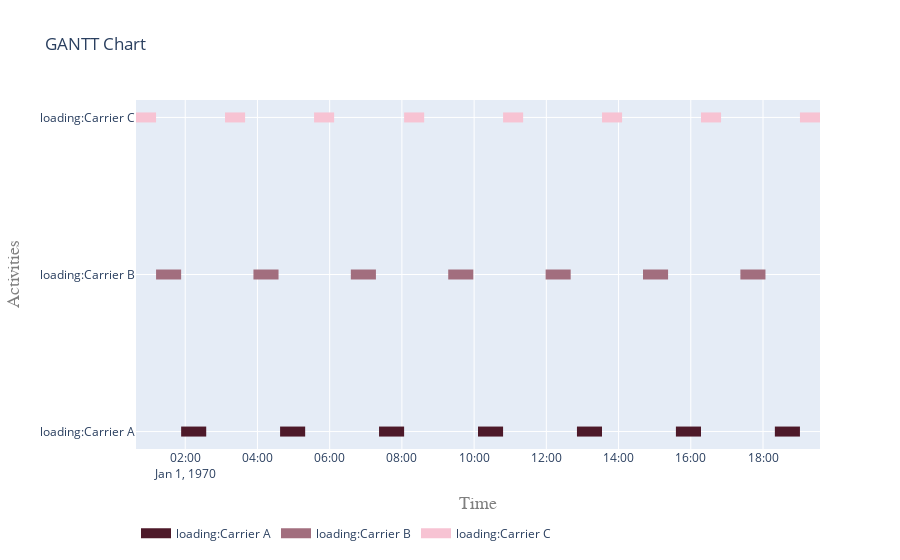

This figure's notebook cell:
### Markdown cell above
Plot only activities whose namespace (first letters) matches load*

### Code cell
flat = pd.DataFrame(flatten(activities))
loading = list(flat[flat['ActivityName'].str.startswith('loading')]['activity'].values)
fig = get_gantt_chart(loading)

### Figure 1 — Plotly figure (JSON) as saved in the notebook; plotly's stock layout.template omitted (floating-point values rounded to 4 significant figures)
{"data": [{"connectgaps": false, "hoverinfo": "y+name", "line": {"color": "rgb(77,25,41)", "width": 10}, "mode": "lines", "name": "loading:Carrier A", "type": "scatter", "x": ["1970-01-01T01:53:12", "1970-01-01T01:53:12", "1970-01-01T02:34:52", "1970-01-01T02:34:52", "1970-01-01T02:34:52", "1970-01-01T04:37:37", "1970-01-01T04:37:37", "1970-01-01T05:19:17", "1970-01-01T05:19:17", "1970-01-01T05:19:17", "1970-01-01T07:22:02", "1970-01-01T07:22:02", "1970-01-01T08:03:42", "1970-01-01T08:03:42", "1970-01-01T08:03:42", "1970-01-01T10:06:27", "1970-01-01T10:06:27", "1970-01-01T10:48:07", "1970-01-01T10:48:07", "1970-01-01T10:48:07", "1970-01-01T12:50:52", "1970-01-01T12:50:52", "1970-01-01T13:32:32", "1970-01-01T13:32:32", "1970-01-01T13:32:32", "1970-01-01T15:35:17", "1970-01-01T15:35:17", "1970-01-01T16:16:57", "1970-01-01T16:16:57", "1970-01-01T16:16:57", "1970-01-01T18:19:42", "1970-01-01T18:19:42", "1970-01-01T19:01:22", "1970-01-01T19:01:22", "1970-01-01T19:01:22"], "y": ["loading:Carrier A", "loading:Carrier A", "loading:Carrier A", "loading:Carrier A", null, "loading:Carrier A", "loading:Carrier A", "loading:Carrier A", "loading:Carrier A", null, "loading:Carrier A", "loading:Carrier A", "loading:Carrier A", "loading:Carrier A", null, "loading:Carrier A", "loading:Carrier A", "loading:Carrier A", "loading:Carrier A", null, "loading:Carrier A", "loading:Carrier A", "loading:Carrier A", "loading:Carrier A", null, "loading:Carrier A", "loading:Carrier A", "loading:Carrier A", "loading:Carrier A", null, "loading:Carrier A", "loading:Carrier A", "loading:Carrier A", "loading:Carrier A", null]}, {"connectgaps": false, "hoverinfo": "y+name", "line": {"color": "rgb(162,110,126)", "width": 10}, "mode": "lines", "name": "loading:Carrier B", "type": "scatter", "x": ["1970-01-01T01:11:32", "1970-01-01T01:11:32", "1970-01-01T01:53:12", "1970-01-01T01:53:12", "1970-01-01T01:53:12", "1970-01-01T03:53:21", "1970-01-01T03:53:21", "1970-01-01T04:35:01", "1970-01-01T04:35:01", "1970-01-01T04:35:01", "1970-01-01T06:35:10", "1970-01-01T06:35:10", "1970-01-01T07:16:50", "1970-01-01T07:16:50", "1970-01-01T07:16:50", "1970-01-01T09:16:59", "1970-01-01T09:16:59", "1970-01-01T09:58:39", "1970-01-01T09:58:39", "1970-01-01T09:58:39", "1970-01-01T11:58:48", "1970-01-01T11:58:48", "1970-01-01T12:40:28", "1970-01-01T12:40:28", "1970-01-01T12:40:28", "1970-01-01T14:40:37", "1970-01-01T14:40:37", "1970-01-01T15:22:17", "1970-01-01T15:22:17", "1970-01-01T15:22:17", "1970-01-01T17:22:26", "1970-01-01T17:22:26", "1970-01-01T18:04:06", "1970-01-01T18:04:06", "1970-01-01T18:04:06"], "y": ["loading:Carrier B", "loading:Carrier B", "loading:Carrier B", "loading:Carrier B", null, "loading:Carrier B", "loading:Carrier B", "loading:Carrier B", "loading:Carrier B", null, "loading:Carrier B", "loading:Carrier B", "loading:Carrier B", "loading:Carrier B", null, "loading:Carrier B", "loading:Carrier B", "loading:Carrier B", "loading:Carrier B", null, "loading:Carrier B", "loading:Carrier B", "loading:Carrier B", "loading:Carrier B", null, "loading:Carrier B", "loading:Carrier B", "loading:Carrier B", "loading:Carrier B", null, "loading:Carrier B", "loading:Carrier B", "loading:Carrier B", "loading:Carrier B", null]}, {"connectgaps": false, "hoverinfo": "y+name", "line": {"color": "rgb(247,195,211)", "width": 10}, "mode": "lines", "name": "loading:Carrier C", "type": "scatter", "x": ["1970-01-01T00:38:12", "1970-01-01T00:38:12", "1970-01-01T01:11:32", "1970-01-01T01:11:32", "1970-01-01T01:11:32", "1970-01-01T03:06:08", "1970-01-01T03:06:08", "1970-01-01T03:39:28", "1970-01-01T03:39:28", "1970-01-01T03:39:28", "1970-01-01T05:34:04", "1970-01-01T05:34:04", "1970-01-01T06:07:24", "1970-01-01T06:07:24", "1970-01-01T06:07:24", "1970-01-01T08:03:42", "1970-01-01T08:03:42", "1970-01-01T08:37:02", "1970-01-01T08:37:02", "1970-01-01T08:37:02", "1970-01-01T10:48:07", "1970-01-01T10:48:07", "1970-01-01T11:21:27", "1970-01-01T11:21:27", "1970-01-01T11:21:27", "1970-01-01T13:32:32", "1970-01-01T13:32:32", "1970-01-01T14:05:52", "1970-01-01T14:05:52", "1970-01-01T14:05:52", "1970-01-01T16:16:57", "1970-01-01T16:16:57", "1970-01-01T16:50:17", "1970-01-01T16:50:17", "1970-01-01T16:50:17", "1970-01-01T19:01:22", "1970-01-01T19:01:22", "1970-01-01T19:34:42", "1970-01-01T19:34:42", "1970-01-01T19:34:42"], "y": ["loading:Carrier C", "loading:Carrier C", "loading:Carrier C", "loading:Carrier C", null, "loading:Carrier C", "loading:Carrier C", "loading:Carrier C", "loading:Carrier C", null, "loading:Carrier C", "loading:Carrier C", "loading:Carrier C", "loading:Carrier C", null, "loading:Carrier C", "loading:Carrier C", "loading:Carrier C", "loading:Carrier C", null, "loading:Carrier C", "loading:Carrier C", "loading:Carrier C", "loading:Carrier C", null, "loading:Carrier C", "loading:Carrier C", "loading:Carrier C", "loading:Carrier C", null, "loading:Carrier C", "loading:Carrier C", "loading:Carrier C", "loading:Carrier C", null, "loading:Carrier C", "loading:Carrier C", "loading:Carrier C", "loading:Carrier C", null]}], "layout": {"hovermode": "closest", "legend": {"orientation": "h", "x": 0, "y": -0.2}, "title": {"text": "GANTT Chart"}, "xaxis": {"range": ["1970-01-01T00:38:12", "1970-01-01T19:34:42"], "title": {"font": {"color": "#7f7f7f", "family": "Courier New, monospace", "size": 18}, "text": "Time"}}, "yaxis": {"title": {"font": {"color": "#7f7f7f", "family": "Courier New, monospace", "size": 18}, "text": "Activities"}}}}
